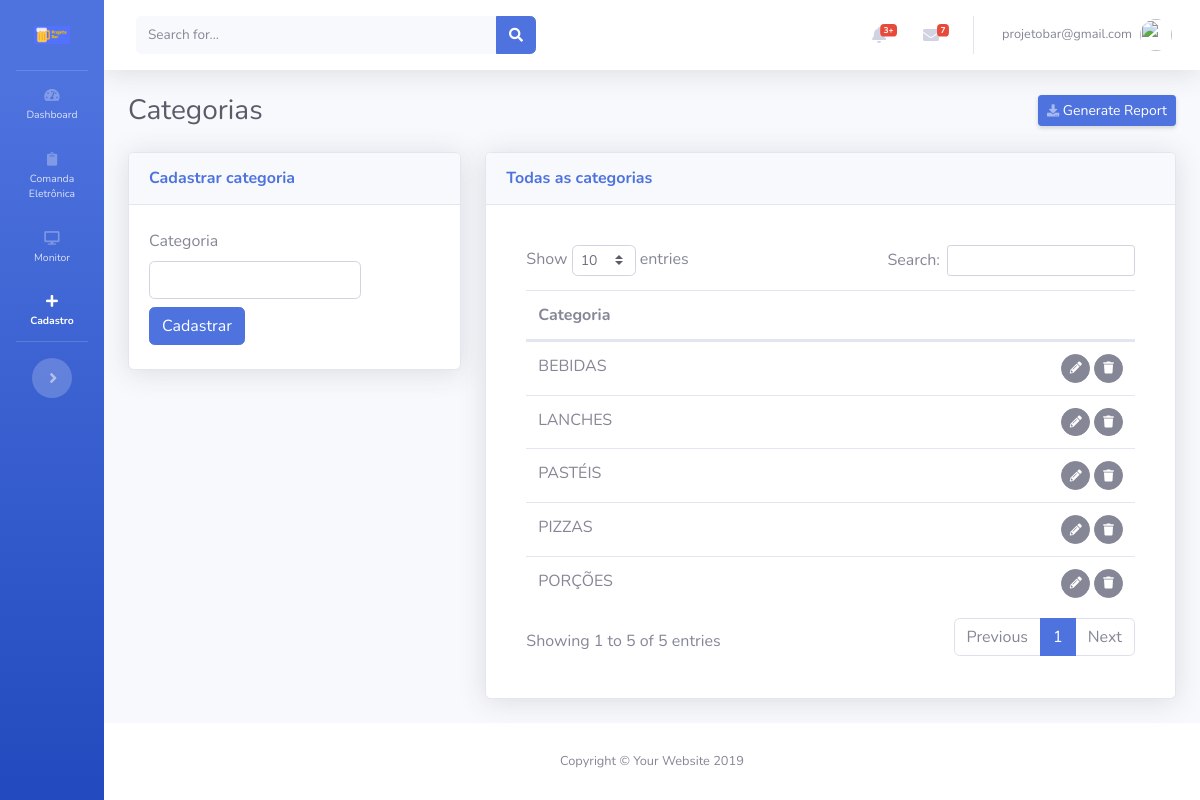
Page /views/categorias/Cadastrar.php (signed in) on the earlier database version.
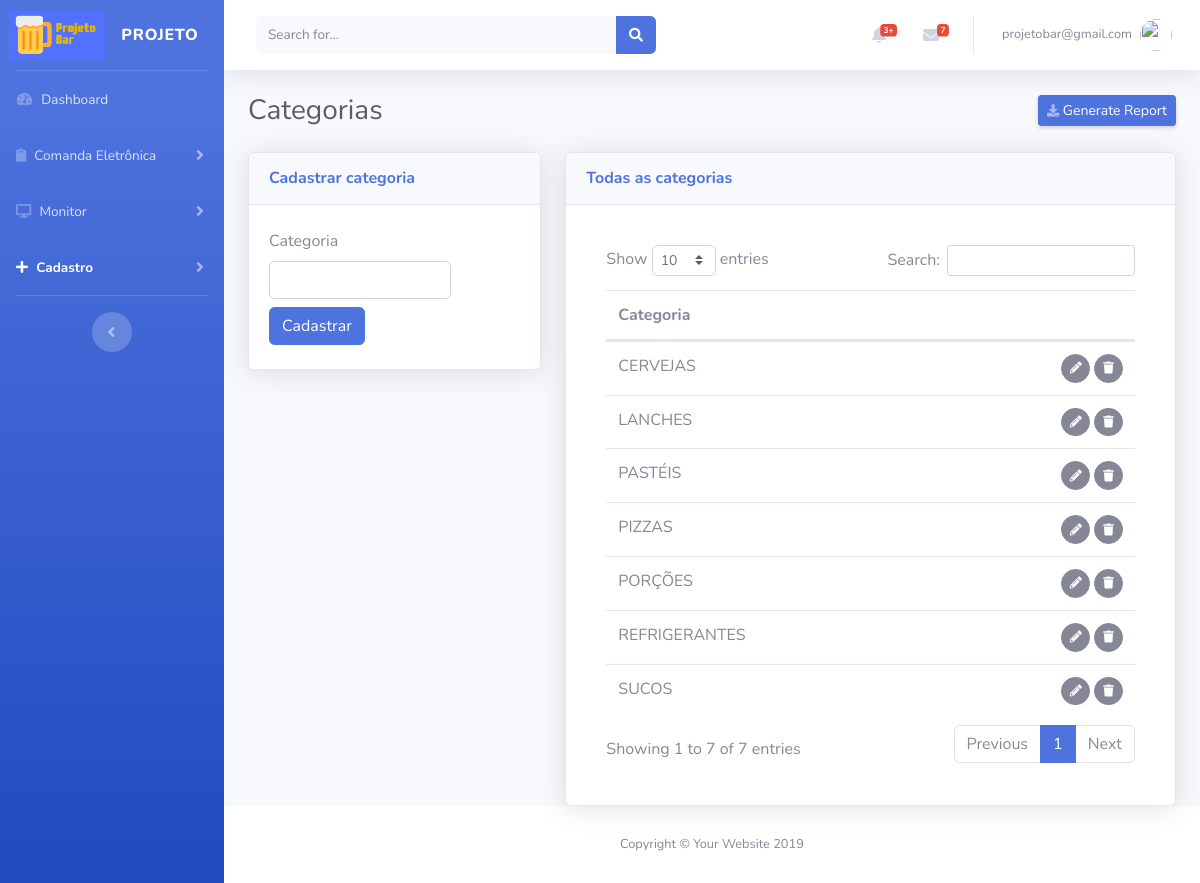
Same page on the later database version.
### tables this page shows
CREATE TABLE IF NOT EXISTS `categorias` (
  `id` int(11) NOT NULL AUTO_INCREMENT,
  `categoria` varchar(200) NOT NULL,
  `usuario` int(11) NOT NULL COMMENT 'FK',
  `cadastro` datetime NOT NULL,
  `modificado` datetime NOT NULL,
  PRIMARY KEY (`id`)
);

### config.php (called while the page is built, shortened)
<?php
$app_name= 'PROJETO';
$app_token= 'appbar1';

### controllers/sidebar/ControllerSidebarToggle.php (called while the page is built)
<?php
$sqlCosultaToggle="SELECT * FROM sidebar WHERE id_usuario = '".$_SESSION['id'.$app_token]."' LIMIT 1";
$resultCosultaToggle=mysqli_query($conecta,$sqlCosultaToggle);
$CosultaToggle=mysqli_fetch_assoc($resultCosultaToggle);

### views/categorias/templates/FormularioExibir.php (the view, shortened to what this page needs)
<div class="card shadow mb-12">
  <div class="card-header py-3">
    <h6 class="m-0 font-weight-bold text-primary">Todas as categorias</h6>
  </div>
  <div class="card-body">
    <?php
    $sql="SELECT * FROM categorias ORDER BY categoria ASC";
    if ($result=mysqli_query($conecta,$sql))
    {
      ?>
      <div class="card-body">
        <div class="table-responsive">
          <table class="table cell-border table-hover" id="dataTable" width="100%" cellspacing="0">
            <thead>
              <tr>
                <th colspan="2">Categoria</th>
              </tr>
            </thead>
            <tfoot>
              <tbody>
                <?php
                while ($row=mysqli_fetch_assoc($result))
                {
                 ?>
                 <tr>
                  <td>
                    <?php echo $row['categoria'];?>
                  </td>
                  <td align="right">
                    <span id="acoes">
                      <button class="btn btn-secondary btn-circle btn-sm botaoEditarCategoriaTransicao" idcategoria="<?=$row['id']?>">
                        <i class="fas fa-pencil-alt"></i></button>
                        <button class="btn btn-secondary btn-circle btn-sm botaoVerificaProdutosVinculados"  idcategoria="<?=$row['id']?>"> <i class="fas fa-trash"></i>
                        </span>
                      </td>
                    </tr>
                    <?php
                  }
                  ?>
                </tbody>
              </table>
            </div>
          </div>
          <?php
        }
        ?>
      </div>
    </div>

### inc/header.php (shortened to what this page needs)
<!DOCTYPE html>
<html lang="pt-br">
<head>
  <link href="<?php echo BASEURL; ?>vendor/fontawesome-free/css/all.min.css" rel="stylesheet" type="text/css">
  <link href="<?php echo BASEURL; ?>css/sb-admin-2.css" rel="stylesheet">
  <link href="<?php echo BASEURL;?>vendor/alertify/css/alertify.min.css" rel="stylesheet">
</head>
  <?php include_once($ControllerSidebarToggle); ?>

### views/categorias/Cadastrar.php (shortened to what this page needs)
<?php
$app_item="cadastro";
$app_page_name="categorias";
include ('../../config.php');
include('../../inc/header.php');
?>
<link href="<?php echo BASEURL;?>vendor/datatables/dataTables.bootstrap4.min.css" rel="stylesheet">
<body id="page-top">
  <div id="wrapper">
    <?php include('../../inc/sidebar.php'); ?>
    <div id="content-wrapper" class="d-flex flex-column">
      <div id="content">
       <?php include('../../inc/topbar.php'); ?>
       <div class="container-fluid">
        <div class="d-sm-flex align-items-center justify-content-between mb-4">
          <h1 class="h3 mb-0 text-gray-800"><?php echo ucfirst($app_page_name); ?></h1>
          <a href="#" class="d-none d-sm-inline-block btn btn-sm btn-primary shadow-sm"><i class="fas fa-download fa-sm text-white-50"></i> Generate Report</a>
        </div>
        <div id="contentTemplateMaster">
         <?php include ('templates/TemplateMaster.php'); ?>
       </div>
     </div>
   </div>
 </div>
</div>
<?php include('../../inc/footer.php'); ?>

### inc/sidebar.php (shortened to what this page needs)
    <ul class="navbar-nav bg-gradient-primary sidebar sidebar-dark accordion  <?php echo $CosultaToggle['status']; ?>" id="accordionSidebar">
      <a class="sidebar-brand d-flex align-items-center justify-content-center" href="<?php echo BASEURL.'index.php'; ?>">
        <img src="<?php echo BASEURL;?>img/logo_azul_small.png" width="50%">
      <div class="sidebar-brand-text mx-3"><?php echo $app_name; ?></div>
    </a>
    <hr class="sidebar-divider my-0">
    <li class="nav-item <?php if($app_item=='dashboard'){echo 'active';} else {'';} ?>">
      <a class="nav-link" href="<?php echo BASEURL.'index.php'; ?>">
        <i class="fas fa-fw fa-tachometer-alt"></i>
        <span>Dashboard</span></a>
      </li>
      <li class="nav-item <?php if($app_item=='comanda eletronica'){echo 'active';} else {'';} ?>">
        <a class="nav-link collapsed" href="#" data-toggle="collapse" data-target="#collapsePage1" aria-expanded="true" aria-controls="collapsePages">
          <i class="fas fa-clipboard"></i>
          <span>Comanda Eletrônica</span>
        </a>
    </li>
    <li class="nav-item <?php if($app_item=='monitor'){echo 'active';} else {'';} ?>">
      <a class="nav-link collapsed" href="#" data-toggle="collapse" data-target="#collapsePage2" aria-expanded="true" aria-controls="collapsePages">
        <i class="fas fa-desktop"></i>
        <span>Monitor</span>
      </a>
  </li>
  <li class="nav-item <?php if($app_item=='cadastro'){echo 'active';} else {'';} ?>">
    <a class="nav-link collapsed" href="#" data-toggle="collapse" data-target="#collapsePages3" aria-expanded="true" aria-controls="collapsePages">
      <i class="fas fa-plus"></i>
      <span>Cadastro</span>
    </a>
</li>
  <hr class="sidebar-divider d-none d-md-block">
  <div class="text-center d-none d-md-inline">
    <button class="rounded-circle border-0 sidebarToggle" id="sidebarToggle" name="sidebarToggle"></button>
  </div>
</ul>

### inc/topbar.php (shortened to what this page needs)
<nav class="navbar navbar-expand navbar-light bg-white topbar mb-4 static-top shadow">
  <form class="d-none d-sm-inline-block form-inline mr-auto ml-md-3 my-2 my-md-0 mw-100 navbar-search">
    <div class="input-group">
      <input type="text" class="form-control bg-light border-0 small" placeholder="Search for..." aria-label="Search" aria-describedby="basic-addon2">
      <div class="input-group-append">
        <button class="btn btn-primary" type="button">
          <i class="fas fa-search fa-sm"></i>
        </button>
      </div>
    </div>
  </form>
  <ul class="navbar-nav ml-auto">
    <li class="nav-item dropdown no-arrow mx-1">
      <a class="nav-link dropdown-toggle" href="#" id="alertsDropdown" role="button" data-toggle="dropdown" aria-haspopup="true" aria-expanded="false">
        <i class="fas fa-bell fa-fw"></i>
        <span class="badge badge-danger badge-counter">3+</span>
      </a>
    </li>
    <li class="nav-item dropdown no-arrow mx-1">
      <a class="nav-link dropdown-toggle" href="#" id="messagesDropdown" role="button" data-toggle="dropdown" aria-haspopup="true" aria-expanded="false">
        <i class="fas fa-envelope fa-fw"></i>
        <span class="badge badge-danger badge-counter">7</span>
      </a>
    </li>
    <li class="nav-item dropdown no-arrow">
      <a class="nav-link dropdown-toggle" href="#" id="userDropdown" role="button" data-toggle="dropdown" aria-haspopup="true" aria-expanded="false">
        <span class="mr-2 d-none d-lg-inline text-gray-600 small"><?php echo $_SESSION['login'.$app_token]; ?></span>
        <img class="img-profile rounded-circle" src="https://source.unsplash.com/QAB-WJcbgJk/60x60">
      </a>
    </li>
  </ul>
</nav>

### views/categorias/templates/TemplateMaster.php (shortened to what this page needs)
<?php
$FormularioCadastrar = $_SERVER['DOCUMENT_ROOT'];
$FormularioCadastrar .= BASEURL . "views/categorias/templates/FormularioCadastrar.php";
$FormularioExibir = $_SERVER['DOCUMENT_ROOT'];
$FormularioExibir .= BASEURL . "views/categorias/templates/FormularioExibir.php";
?>
<div class="row">
<div class="col-xl-4 col-lg-5">
<?php include ($FormularioCadastrar); ?>
</div>
<div class="col-xl-8 col-lg-7">
<?php include ($FormularioExibir); ?>

### views/categorias/templates/FormularioCadastrar.php
<div class="card shadow mb-4 FormularioCadastrarCategoria">
  <div class="card-header py-3">
    <h6 class="m-0 font-weight-bold text-primary">Cadastrar categoria</h6>
  </div>
  <div class="card-body">
    <div class="row">
      <div class="col-8 col-md-10 col-xl-9 col-lg-9 py-1">
        <label>Categoria</label>
        <input type="text" id="categoria" class="form-control"  required />
      </div>
    </div>
    <div class="row">
      <div class="col-2 col-md-2 col-xl-1 col-lg-1 py-1">
        <button class="btn btn-primary" id="botaoCadastrarCategoria">Cadastrar</button>
      </div>
    </div>
  </div>
</div>

### inc/footer.php (shortened to what this page needs)
      <footer class="sticky-footer bg-white">
        <div class="container my-auto">
          <div class="copyright text-center my-auto">
            <span>Copyright &copy; Your Website 2019</span>
          </div>
        </div>
      </footer>
    </div>
  </div>
</body>
</html>

Differences in the rows shown:
added categorias: categoria "CERVEJAS"
changed categorias: categoria "BEBIDAS" → "REFRIGERANTES"; moves down the list
added categorias: categoria "SUCOS"
Other differences:
$app_name: (not shown) → "PROJETO"
text written by a page script: "Show entries Search: Showing 1 to 5 of 5 entries Previous 1 Next" → "Show entries Search: Showing 1 to 7 of 7 entries Previous 1 Next"
